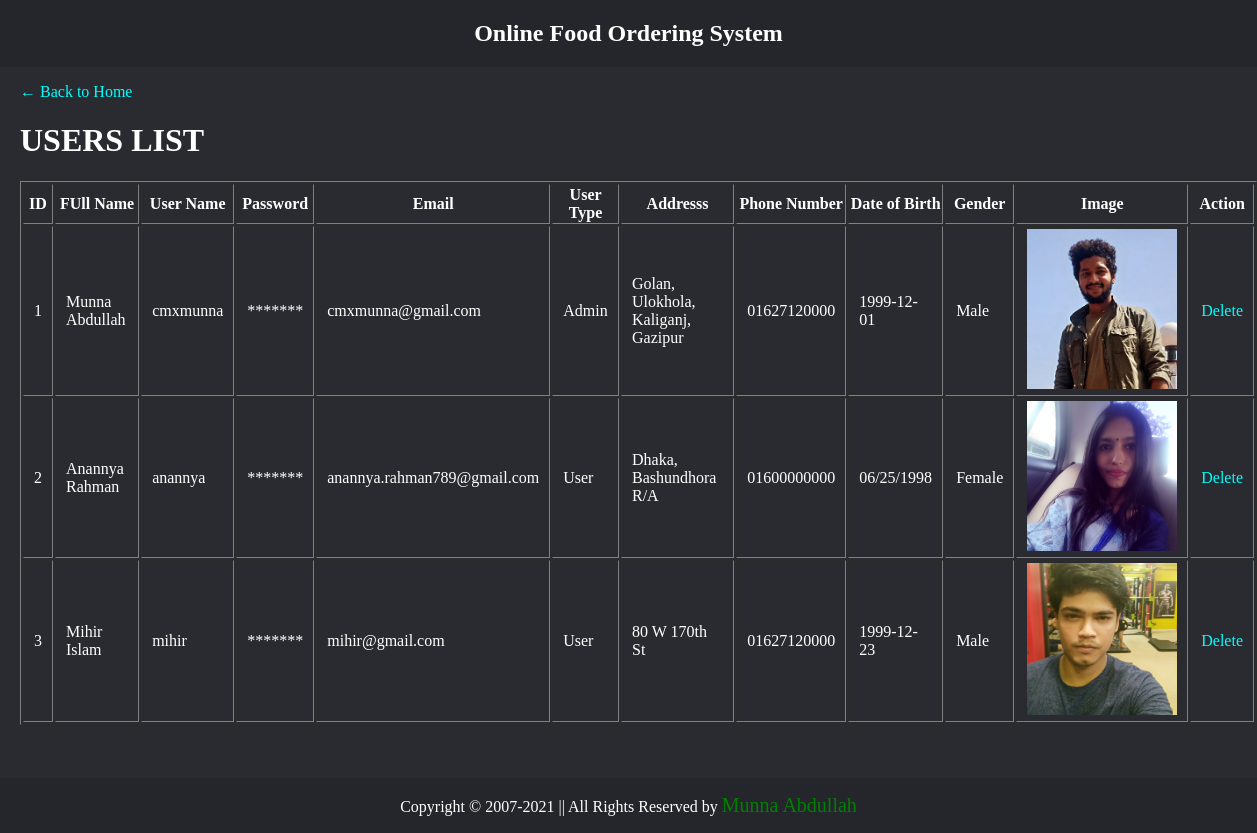
The app's page /view/view-users.php (signed in) with its own data.
### tables this page shows
CREATE TABLE `userinfo` (
  `id` int(11) NOT NULL,
  `name` varchar(30) NOT NULL,
  `username` varchar(30) NOT NULL,
  `password` varchar(30) NOT NULL,
  `email` varchar(30) NOT NULL,
  `type` varchar(30) NOT NULL,
  `address` varchar(50) NOT NULL,
  `phone` varchar(30) NOT NULL,
  `dob` varchar(30) NOT NULL,
  `gender` varchar(30) NOT NULL,
  `image` varchar(100) NOT NULL
);

### model/model.php (called while the page is built, shortened)
<?php
class db
{
	function ShowUsers($conn,$table)
	{
		$stmt = $conn->query("SELECT * FROM  $table");
		return $stmt;
	}
}
?>

### view/view-users.php (the view, shortened to what this page needs)
<?php
    require_once ('../model/model.php');
?>
<!DOCTYPE html>
<html>
<head>
    <link rel="stylesheet" href="../css/style.css?v=<?php echo time(); ?>">
</head>
<body>
    <div class="header">
        <h2>Online Food Ordering System</h2></strong>
    </div>
    <div class="main-body">
      <p><a href="../view/home-page.php" class="link-hvr">← Back to Home</a>
      <p>
      <h1>USERS LIST</h1>
      <?php
        $connection = new db();
        $conn=$connection->OpenCon();
        $userQuery=$connection->ShowUsers($conn,"userinfo");
        echo "<table border='1'>
        <tr>
            <th>ID</th>
            <th>FUll Name</th>
            <th>User Name</th>
            <th>Password</th>
            <th>Email</th>
            <th>User Type</th>
            <th>Addresss</th>
            <th>Phone Number</th>
            <th>Date of Birth</th>
            <th>Gender</th>
            <th>Image</th>
            <th>Action</th>
        </tr>";
        if($userQuery->num_rows > 0)
        {
          while($row=$userQuery->fetch_assoc())
          { $id = $row['id'];
            $img = $row['image'];
            echo "<tr>";
            echo "<td>". $row['id'] ."</td>";
            echo "<td>". $row['name'] ."</td>";
            echo "<td>". $row['username'] ."</td>";
            echo "<td> ******* </td>";
            echo "<td>". $row['email'] ."</td>";
            echo "<td>". $row['type'] ."</td>";
            echo "<td>". $row['address'] ."</td>";
            echo "<td>". $row['phone'] ."</td>";
            echo "<td>". $row['dob'] ."</td>";
            echo "<td>". $row['gender'] ."</td>";
            echo "<td> <img src='../resources/user_img/$img' width='150'></td>";
            echo "<td> <a href='../control/delete-userControl.php?user_id=$id' class='link-hvr'>Delete</a> </td>";
            echo "</tr>";
          }
          echo "</table>";
        }
      ?>
    </div>
    <br><br><br><br><br><br>
    <?php include 'footer.php' ; ?>
</body>
</html>

### view/footer.php
<div class="copyright"><p>Copyright &copy; 2007-<?php echo date("Y") ?> || All Rights Reserved by <a href="https://www.facebook.com/cmxmunna" class='green f-size20' target='_blank'>Munna Abdullah</a></p></div>

### css/style.css (style rules this page uses)
* { box-sizing: border-box; }
body { margin: 0; padding:0; background-color: #292b31; color: white; }
a { color: cyan; text-decoration: none; }
td { padding: 2px 10px; }
.green { color: green; }
.f-size20 { font-size: 20px; }
.main-body { padding-left: 20px; }
.header { overflow: hidden; background-color: #24262B; text-align: center; }
.copyright { position: fixed; bottom: 0; width: 100%; background-color: #24262B; color: white; text-align: center; }

### records on screen
userinfo: id "1", name "Munna Abdullah", username "cmxmunna", email "cmxmunna@gmail.com", type "Admin", address "Golan, Ulokhola, Kaliganj, Gazipur", phone "01627120000", dob "1999-12-01", gender "Male", image (picture)
userinfo: id "2", name "Anannya Rahman", username "anannya", email "anannya.rahman789@gmail.com", type "User", address "Dhaka, Bashundhora R/A", phone "01600000000", dob "06/25/1998", gender "Female", image (picture)
userinfo: id "3", name "Mihir Islam", username "mihir", email "mihir@gmail.com", type "User", address "80 W 170th St", phone "01627120000", dob "1999-12-23", gender "Male", image (picture)
